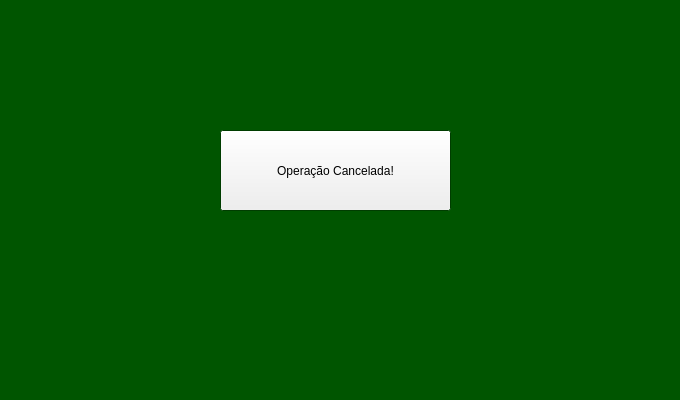
<?xml version="1.0" encoding="UTF-8"?>
<ui version="4.0">
 <class>partidos8</class>
 <widget class="QWidget" name="partidos8">
  <property name="geometry">
   <rect>
    <x>0</x>
    <y>0</y>
    <width>680</width>
    <height>400</height>
   </rect>
  </property>
  <property name="palette">
   <palette>
    <active>
     <colorrole role="Base">
      <brush brushstyle="SolidPattern">
       <color alpha="255">
        <red>255</red>
        <green>255</green>
        <blue>255</blue>
       </color>
      </brush>
     </colorrole>
     <colorrole role="Window">
      <brush brushstyle="SolidPattern">
       <color alpha="255">
        <red>0</red>
        <green>85</green>
        <blue>0</blue>
       </color>
      </brush>
     </colorrole>
    </active>
    <inactive>
     <colorrole role="Base">
      <brush brushstyle="SolidPattern">
       <color alpha="255">
        <red>255</red>
        <green>255</green>
        <blue>255</blue>
       </color>
      </brush>
     </colorrole>
     <colorrole role="Window">
      <brush brushstyle="SolidPattern">
       <color alpha="255">
        <red>0</red>
        <green>85</green>
        <blue>0</blue>
       </color>
      </brush>
     </colorrole>
    </inactive>
    <disabled>
     <colorrole role="Base">
      <brush brushstyle="SolidPattern">
       <color alpha="255">
        <red>0</red>
        <green>85</green>
        <blue>0</blue>
       </color>
      </brush>
     </colorrole>
     <colorrole role="Window">
      <brush brushstyle="SolidPattern">
       <color alpha="255">
        <red>0</red>
        <green>85</green>
        <blue>0</blue>
       </color>
      </brush>
     </colorrole>
    </disabled>
   </palette>
  </property>
  <property name="windowTitle">
   <string>Form</string>
  </property>
  <widget class="QPushButton" name="pushButton_2">
   <property name="geometry">
    <rect>
     <x>220</x>
     <y>130</y>
     <width>231</width>
     <height>81</height>
    </rect>
   </property>
   <property name="text">
    <string>Operação Cancelada!</string>
   </property>
  </widget>
 </widget>
 <resources/>
 <connections/>
</ui>
